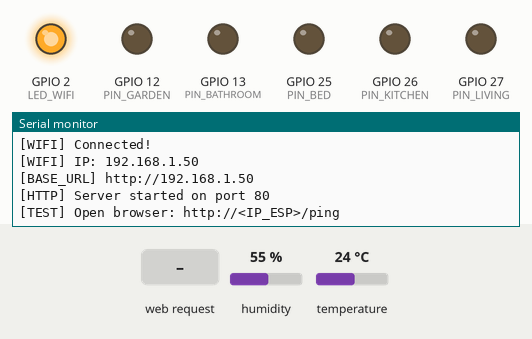
Recording of a sketch running on a simulated ESP32. On the bench: output pins drawn as LEDs (lit = HIGH), the last lines printed to the serial monitor. The test bench sets the inputs (shaded band); at power-on: humidity 55 %, temperature 24 °C. WiFi joins after 1.5 s; servers stay silent unless stated.

Above: at 4.9 s.
5.0 s: HTTP request GET /status received
At 6.2 s:
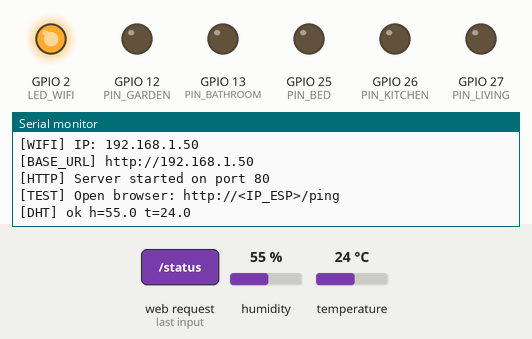
6.5 s: HTTP request GET /dht received
At 7.3 s:
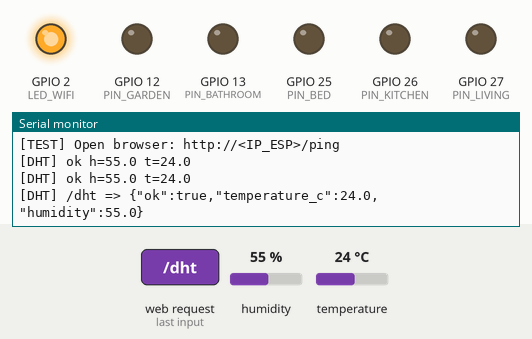

The sketch:

esplight.ino
```cpp
#include <WiFi.h>
#include <WebServer.h>
#include <DHT.h>

// =========================
// CONFIG WIFI (anh sửa 2 dòng này)
// =========================
const char* WIFI_SSID = "admin";
const char* WIFI_PASS = "88888888";

// HTTP server port 80
WebServer server(80);
const int LED_WIFI = 2;
// GPIO mapping
const int PIN_LIVING = 27;
const int PIN_KITCHEN = 26;
const int PIN_BED = 25;
const int PIN_BATHROOM = 13;  // D13
const int PIN_GARDEN = 12;    // D12
const int PIN_DHT22 = 33;     // DHT22 DATA
#define DHTTYPE DHT22

DHT dht(PIN_DHT22, DHTTYPE);
const unsigned long DHT_MIN_INTERVAL_MS = 2200;
float lastTempC = NAN;
float lastHumidity = NAN;
unsigned long lastDhtReadMs = 0;

int _room_to_pin(const String& room) {
  if (room == "living") return PIN_LIVING;
  if (room == "kitchen") return PIN_KITCHEN;
  if (room == "bed") return PIN_BED;
  if (room == "bathroom") return PIN_BATHROOM;
  if (room == "garden") return PIN_GARDEN;
  return -1;
}

void handleRelay() {
  String room = server.arg("room");
  String state = server.arg("state");

  int pin = _room_to_pin(room);
  if (pin < 0 || (state != "on" && state != "off")) {
    server.send(400, "text/plain", "bad_payload");
    return;
  }

  digitalWrite(pin, state == "on" ? HIGH : LOW);

  String resp = "ok room=" + room + " state=" + state;
  server.send(200, "text/plain", resp);
}

void handlePing() {
  server.send(200, "text/plain", "pong");
}

bool readDht(float& humidity, float& tempC, bool forceRead = false) {
  unsigned long now = millis();
  if (!forceRead && !isnan(lastHumidity) && !isnan(lastTempC) && (now - lastDhtReadMs) < DHT_MIN_INTERVAL_MS) {
    humidity = lastHumidity;
    tempC = lastTempC;
    return true;
  }

  humidity = dht.readHumidity();
  tempC = dht.readTemperature();
  if (isnan(humidity) || isnan(tempC)) {
    Serial.printf("[DHT] read failed force=%d h=%.2f t=%.2f\n", forceRead ? 1 : 0, humidity, tempC);
    return false;
  }

  lastHumidity = humidity;
  lastTempC = tempC;
  lastDhtReadMs = now;
  Serial.printf("[DHT] ok h=%.1f t=%.1f\n", humidity, tempC);
  return true;
}

void handleStatus() {
  int living = digitalRead(PIN_LIVING);
  int kitchen = digitalRead(PIN_KITCHEN);
  int bed = digitalRead(PIN_BED);
  int bathroom = digitalRead(PIN_BATHROOM);
  int garden = digitalRead(PIN_GARDEN);
  float humidity = NAN;
  float tempC = NAN;
  readDht(humidity, tempC, false);
  String resp = "living=" + String(living)
    + " kitchen=" + String(kitchen)
    + " bed=" + String(bed)
    + " bathroom=" + String(bathroom)
    + " garden=" + String(garden);
  if (!isnan(tempC)) {
    resp += " temp_c=" + String(tempC, 1);
  }
  if (!isnan(humidity)) {
    resp += " humidity=" + String(humidity, 1);
  }
  server.send(200, "text/plain", resp);
}

void handleDht() {
  float humidity = NAN;
  float tempC = NAN;
  if (!readDht(humidity, tempC, true)) {
    delay(DHT_MIN_INTERVAL_MS);
    readDht(humidity, tempC, true);
  }
  if (isnan(humidity) || isnan(tempC)) {
    server.send(500, "application/json", "{\"ok\":false,\"error\":\"dht_read_error\"}");
    return;
  }

  String resp = "{\"ok\":true,\"temperature_c\":"
    + String(tempC, 1)
    + ",\"humidity\":"
    + String(humidity, 1)
    + "}";
  Serial.println("[DHT] /dht => " + resp);
  server.send(200, "application/json", resp);
}

void handleRoot() {
  String msg = "ViAssistant ESP32 is online\n";
  msg += "Try: /ping\n";
  server.send(200, "text/plain", msg);
}

void setup() {
  Serial.begin(115200);
  delay(200);
  pinMode(LED_WIFI, OUTPUT);
  digitalWrite(LED_WIFI, LOW);   // Tắt LED lúc boot

  Serial.println("\n[BOOT] ViAssistant ESP32");

  WiFi.mode(WIFI_STA);
  WiFi.begin(WIFI_SSID, WIFI_PASS);

  Serial.print("[WIFI] Connecting");
  while (WiFi.status() != WL_CONNECTED) {
    delay(300);
    Serial.print(".");
  }
  Serial.println("\n[WIFI] Connected!");
  digitalWrite(LED_WIFI, HIGH);
  IPAddress ip = WiFi.localIP();
  Serial.print("[WIFI] IP: ");
  Serial.println(ip);

  // ===== Base URL in ra đây =====
  Serial.print("[BASE_URL] http://");
  Serial.println(ip);

  // Routes
  server.on("/", handleRoot);
  server.on("/ping", handlePing);
  server.on("/status", HTTP_GET, handleStatus);
  server.on("/relay", HTTP_GET, handleRelay);
  server.on("/dht", HTTP_GET, handleDht);
  server.on("/sensor", HTTP_GET, handleDht);

  server.begin();
  Serial.println("[HTTP] Server started on port 80");
  Serial.println("[TEST] Open browser: http://<IP_ESP>/ping");

  pinMode(PIN_LIVING, OUTPUT);
  pinMode(PIN_KITCHEN, OUTPUT);
  pinMode(PIN_BED, OUTPUT);
  pinMode(PIN_BATHROOM, OUTPUT);
  pinMode(PIN_GARDEN, OUTPUT);
  digitalWrite(PIN_LIVING, LOW);
  digitalWrite(PIN_KITCHEN, LOW);
  digitalWrite(PIN_BED, LOW);
  digitalWrite(PIN_BATHROOM, LOW);
  digitalWrite(PIN_GARDEN, LOW);

  pinMode(PIN_DHT22, INPUT_PULLUP);
  dht.begin();
  delay(2000);
}

void loop() {
  server.handleClient();
}
```

Measured:
- after the input at 5.0 s, the serial monitor: prints a new line at once (image 1)
- after the input at 6.5 s, the serial monitor: prints a new line at once (image 2)
